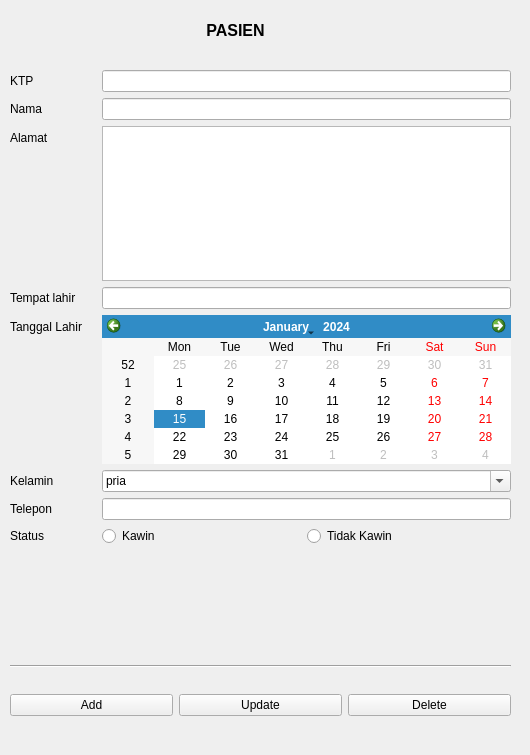
<?xml version="1.0" encoding="UTF-8"?>
<ui version="4.0">
 <class>FrmPasien</class>
 <widget class="QMainWindow" name="FrmPasien">
  <property name="geometry">
   <rect>
    <x>0</x>
    <y>0</y>
    <width>530</width>
    <height>755</height>
   </rect>
  </property>
  <property name="windowTitle">
   <string>Form Pasien</string>
  </property>
  <widget class="QWidget" name="centralwidget">
   <widget class="QLabel" name="label">
    <property name="geometry">
     <rect>
      <x>0</x>
      <y>20</y>
      <width>471</width>
      <height>20</height>
     </rect>
    </property>
    <property name="font">
     <font>
      <pointsize>12</pointsize>
      <weight>75</weight>
      <bold>true</bold>
     </font>
    </property>
    <property name="text">
     <string>PASIEN</string>
    </property>
    <property name="alignment">
     <set>Qt::AlignCenter</set>
    </property>
   </widget>
   <widget class="QWidget" name="verticalLayoutWidget">
    <property name="geometry">
     <rect>
      <x>10</x>
      <y>50</y>
      <width>501</width>
      <height>666</height>
     </rect>
    </property>
    <layout class="QVBoxLayout" name="verticalLayout">
     <item>
      <spacer name="horizontalSpacer">
       <property name="orientation">
        <enum>Qt::Horizontal</enum>
       </property>
       <property name="sizeHint" stdset="0">
        <size>
         <width>40</width>
         <height>20</height>
        </size>
       </property>
      </spacer>
     </item>
     <item>
      <layout class="QFormLayout" name="formLayout">
       <property name="horizontalSpacing">
        <number>20</number>
       </property>
       <item row="0" column="0">
        <widget class="QLabel" name="idOwnerLabel">
         <property name="text">
          <string>KTP</string>
         </property>
        </widget>
       </item>
       <item row="0" column="1">
        <widget class="QLineEdit" name="Txt_KTP"/>
       </item>
       <item row="1" column="0">
        <widget class="QLabel" name="label_2">
         <property name="text">
          <string>Nama</string>
         </property>
        </widget>
       </item>
       <item row="1" column="1">
        <widget class="QLineEdit" name="Txt_Nama"/>
       </item>
       <item row="2" column="0">
        <widget class="QLabel" name="alamatLabel">
         <property name="text">
          <string>Alamat</string>
         </property>
        </widget>
       </item>
       <item row="2" column="1">
        <widget class="QTextEdit" name="Txt_Alamat"/>
       </item>
       <item row="3" column="0">
        <widget class="QLabel" name="tempatlahirLabel">
         <property name="text">
          <string>Tempat lahir</string>
         </property>
        </widget>
       </item>
       <item row="3" column="1">
        <widget class="QLineEdit" name="Txt_TempatLahir"/>
       </item>
       <item row="4" column="0">
        <widget class="QLabel" name="passwordLabel">
         <property name="text">
          <string>&lt;html&gt;&lt;head/&gt;&lt;body&gt;&lt;p&gt;Tanggal Lahir&lt;/p&gt;&lt;/body&gt;&lt;/html&gt;</string>
         </property>
        </widget>
       </item>
       <item row="4" column="1">
        <widget class="QCalendarWidget" name="Cal_TanggalLahir"/>
       </item>
       <item row="5" column="0">
        <widget class="QLabel" name="labelkelamin">
         <property name="text">
          <string>Kelamin</string>
         </property>
        </widget>
       </item>
       <item row="5" column="1">
        <widget class="QComboBox" name="Cmb_Kelamin">
         <property name="enabled">
          <bool>true</bool>
         </property>
         <property name="editable">
          <bool>true</bool>
         </property>
         <property name="duplicatesEnabled">
          <bool>false</bool>
         </property>
         <item>
          <property name="text">
           <string>pria</string>
          </property>
         </item>
         <item>
          <property name="text">
           <string>wanita</string>
          </property>
         </item>
        </widget>
       </item>
       <item row="6" column="0">
        <widget class="QLabel" name="labeltelepon">
         <property name="text">
          <string>Telepon</string>
         </property>
        </widget>
       </item>
       <item row="6" column="1">
        <widget class="QLineEdit" name="Txt_Phone"/>
       </item>
       <item row="8" column="0">
        <widget class="QLabel" name="statusLabel">
         <property name="text">
          <string>Status</string>
         </property>
        </widget>
       </item>
       <item row="8" column="1">
        <layout class="QHBoxLayout" name="horizontalLayout">
         <item>
          <widget class="QRadioButton" name="Chk_Kawin">
           <property name="text">
            <string>Kawin</string>
           </property>
          </widget>
         </item>
         <item>
          <widget class="QRadioButton" name="Chk_Kawin_2">
           <property name="text">
            <string>Tidak Kawin</string>
           </property>
          </widget>
         </item>
        </layout>
       </item>
      </layout>
     </item>
     <item>
      <spacer name="verticalSpacer_2">
       <property name="orientation">
        <enum>Qt::Vertical</enum>
       </property>
       <property name="sizeHint" stdset="0">
        <size>
         <width>20</width>
         <height>40</height>
        </size>
       </property>
      </spacer>
     </item>
     <item>
      <spacer name="verticalSpacer_3">
       <property name="orientation">
        <enum>Qt::Vertical</enum>
       </property>
       <property name="sizeHint" stdset="0">
        <size>
         <width>20</width>
         <height>80</height>
        </size>
       </property>
      </spacer>
     </item>
     <item>
      <spacer name="verticalSpacer_4">
       <property name="orientation">
        <enum>Qt::Vertical</enum>
       </property>
       <property name="sizeHint" stdset="0">
        <size>
         <width>20</width>
         <height>40</height>
        </size>
       </property>
      </spacer>
     </item>
     <item>
      <spacer name="horizontalSpacer_3">
       <property name="orientation">
        <enum>Qt::Horizontal</enum>
       </property>
       <property name="sizeHint" stdset="0">
        <size>
         <width>40</width>
         <height>20</height>
        </size>
       </property>
      </spacer>
     </item>
     <item>
      <spacer name="verticalSpacer_5">
       <property name="orientation">
        <enum>Qt::Vertical</enum>
       </property>
       <property name="sizeHint" stdset="0">
        <size>
         <width>40</width>
         <height>80</height>
        </size>
       </property>
      </spacer>
     </item>
     <item>
      <spacer name="verticalSpacer">
       <property name="orientation">
        <enum>Qt::Vertical</enum>
       </property>
       <property name="sizeHint" stdset="0">
        <size>
         <width>20</width>
         <height>40</height>
        </size>
       </property>
      </spacer>
     </item>
     <item>
      <widget class="Line" name="line">
       <property name="orientation">
        <enum>Qt::Horizontal</enum>
       </property>
      </widget>
     </item>
     <item>
      <spacer name="horizontalSpacer_2">
       <property name="orientation">
        <enum>Qt::Horizontal</enum>
       </property>
       <property name="sizeHint" stdset="0">
        <size>
         <width>40</width>
         <height>20</height>
        </size>
       </property>
      </spacer>
     </item>
     <item>
      <layout class="QHBoxLayout" name="horizontalLayout_3">
       <item>
        <widget class="QPushButton" name="PB_add">
         <property name="text">
          <string>Add</string>
         </property>
        </widget>
       </item>
       <item>
        <widget class="QPushButton" name="PB_update">
         <property name="text">
          <string>Update</string>
         </property>
        </widget>
       </item>
       <item>
        <widget class="QPushButton" name="PB_del">
         <property name="text">
          <string>Delete</string>
         </property>
        </widget>
       </item>
      </layout>
     </item>
    </layout>
   </widget>
  </widget>
 </widget>
 <tabstops>
  <tabstop>Txt_KTP</tabstop>
  <tabstop>Txt_Nama</tabstop>
  <tabstop>Txt_Alamat</tabstop>
  <tabstop>Txt_TempatLahir</tabstop>
  <tabstop>Cal_TanggalLahir</tabstop>
  <tabstop>Cmb_Kelamin</tabstop>
  <tabstop>Txt_Phone</tabstop>
  <tabstop>Chk_Kawin</tabstop>
  <tabstop>Chk_Kawin_2</tabstop>
  <tabstop>PB_add</tabstop>
  <tabstop>PB_update</tabstop>
  <tabstop>PB_del</tabstop>
 </tabstops>
 <resources/>
 <connections/>
</ui>
